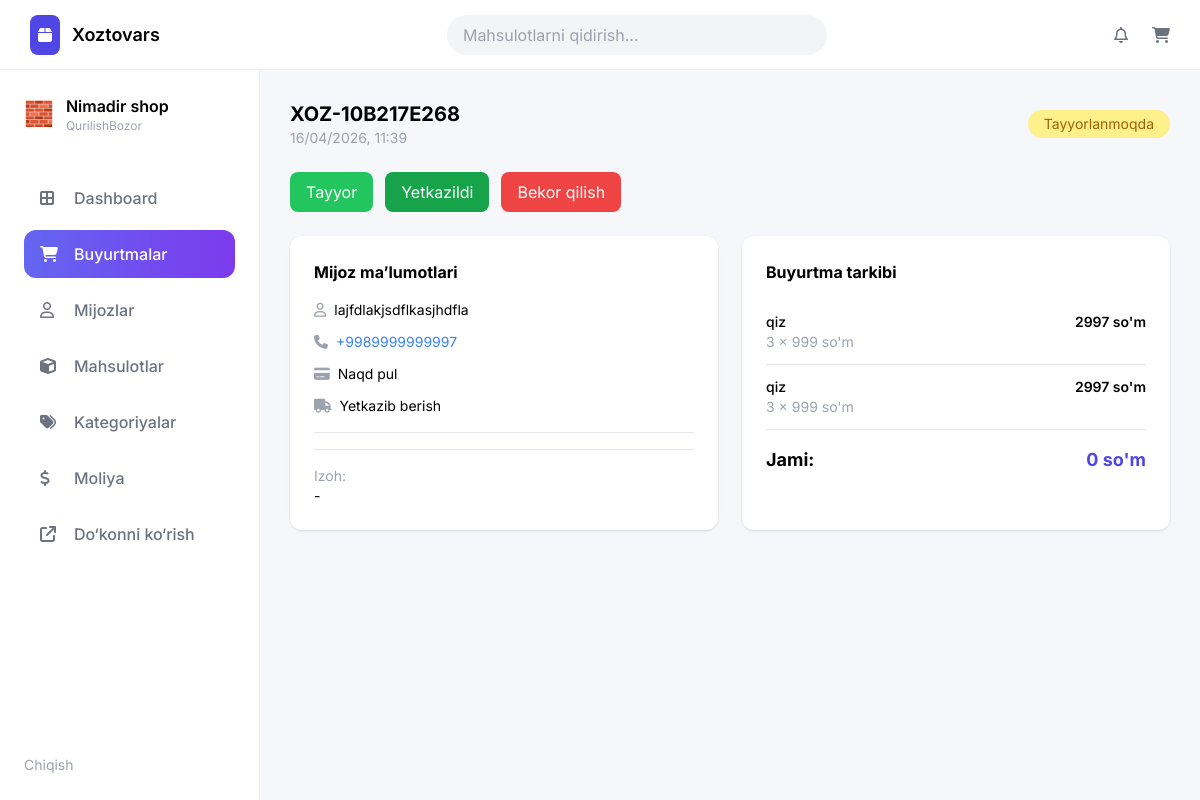
The app's page /orders/1/ with its own data.
### app/models.py (models this page shows, shortened)
class Order(models.Model):
    STATUS_CHOICES = (
        ('pending', 'Tayyorlanmoqda'),
        ('ready', 'Tayyor'),
        ('delivered', 'Yetkazildi'),
        ('cancelled', 'Bekor qilingan'),
    )
    order_code = models.CharField(max_length=50, unique=True, blank=True)
    user = models.ForeignKey(CustomUser, on_delete=models.CASCADE, null=True, blank=True)
    name = models.CharField(max_length=255)
    phone = models.CharField(max_length=20)
    address = models.TextField(blank=True)
    comment = models.TextField(blank=True)
    total_price = models.IntegerField(default=0)
    status = models.CharField(
        max_length=20,
        choices=STATUS_CHOICES,
        default='pending'
    )
    created_at = models.DateTimeField(auto_now_add=True)

class OrderItem(models.Model):
    order = models.ForeignKey(Order, on_delete=models.CASCADE, related_name='items')
    product = models.ForeignKey(Product, on_delete=models.CASCADE)
    quantity = models.IntegerField(default=1)
    total_price = models.IntegerField()
    created_at = models.DateTimeField(auto_now_add=True)

class Product(models.Model):
    TYPE = (
        ('dona', 'Dona'),
        ('kg', 'Kg'),
    )
    name = models.CharField(max_length=100)
    description = models.TextField()
    price = models.IntegerField()
    category = models.ForeignKey(Category, on_delete=models.CASCADE)
    image = models.ImageField(upload_to='products/', blank=True, null=True)
    image_url = models.URLField(blank=True, null=True)
    quantity = models.IntegerField(default=0)
    cost = models.IntegerField(default=0)
    type = models.CharField(max_length=10, choices=TYPE, default='dona')
    created_at = models.DateTimeField(auto_now_add=True)

### app/views.py (the view)
# urls.py: path('orders/<int:order_id>/', order_detail, name='order_detail'),
def order_detail(request, order_id):
    order = get_object_or_404(Order, id=order_id)
    items = order.items.all()  # 🔥 ВОТ ЭТО ОБЯЗАТЕЛЬНО
    return render(request, "order_detail.html", {
        "order": order,
        "items": items
    })

### app/views.py (called while the page is built)
def cart_count(request):
    cart = request.session.get('cart', {})
    return {'cart_count': sum(cart.values())}

### templates/order_detail.html (shortened to what this page needs)
{% extends 'admin_base.html' %}
{% block content %}
<div class="flex items-center justify-between mb-6">
    <div>
        <h1 class="text-xl font-bold">{{ order.order_code }}</h1>
        <p class="text-gray-400 text-sm">
            {{ order.created_at|date:"d/m/Y, H:i" }}
        </p>
    </div>
    {% if order.status == 'pending' %}
        <span class="bg-yellow-200 text-yellow-700 px-4 py-1 rounded-full text-sm">
            Tayyorlanmoqda
        </span>
    {% elif order.status == 'ready' %}
        <span class="bg-green-200 text-green-700 px-4 py-1 rounded-full text-sm">
            Tayyor
        </span>
    {% elif order.status == 'delivered' %}
        <span class="bg-blue-200 text-blue-700 px-4 py-1 rounded-full text-sm">
            Yetkazildi
        </span>
    {% elif order.status == 'cancelled' %}
        <span class="bg-red-200 text-red-700 px-4 py-1 rounded-full text-sm">
            Bekor qilingan
        </span>
    {% endif %}
</div>
<form method="POST" action="{% url 'change_status' order.id %}" class="flex gap-3 mb-6">
    <button name="status" value="ready"
        class="bg-green-500 text-white px-4 py-2 rounded-lg">
        Tayyor
    </button>
    <button name="status" value="delivered"
        class="bg-green-600 text-white px-4 py-2 rounded-lg">
        Yetkazildi
    </button>
    <button name="status" value="cancelled"
        class="bg-red-500 text-white px-4 py-2 rounded-lg">
        Bekor qilish
    </button>
</form>
<div class="grid grid-cols-2 gap-6">
    <div class="bg-white p-6 rounded-xl shadow">
        <h2 class="font-bold mb-4">Mijoz ma’lumotlari</h2>
        <div class="space-y-3 text-sm">
            <div class="flex items-center gap-2">
                <i class="fa-regular fa-user text-gray-400"></i>
                {{ order.name }}
            </div>
            <div class="flex items-center gap-2">
                <i class="fa-solid fa-phone text-gray-400"></i>
                <a href="tel:{{ order.phone }}" class="text-blue-500">
                    {{ order.phone }}
                </a>
            </div>
            <div class="flex items-center gap-2">
                <i class="fa-solid fa-credit-card text-gray-400"></i>
                Naqd pul
            </div>
            <div class="flex items-center gap-2">
                <i class="fa-solid fa-truck text-gray-400"></i>
                Yetkazib berish
            </div>
        </div>
        <hr class="my-4">
        <hr class="my-4">
        <div class="text-sm">
            <p class="text-gray-400">Izoh:</p>
            <p>{{ order.comment|default:"-" }}</p>
        </div>
    </div>
    <div class="bg-white p-6 rounded-xl shadow">
        <h2 class="font-bold mb-4">Buyurtma tarkibi</h2>
        {% if items %}
            {% for item in items %}
            <div class="flex justify-between border-b py-3 text-sm">
                <div>
                    <p class="font-medium">{{ item.product.name }}</p>
                    <p class="text-gray-400">
                        {{ item.quantity }} x {{ item.product.price }} so'm
                    </p>
                </div>
                <p class="font-semibold">
                    {{ item.total_price }} so'm
                </p>
            </div>
            {% endfor %}
        {% else %}
            <p class="text-gray-400">Mahsulot yo‘q</p>
        {% endif %}
        <div class="flex justify-between mt-4 text-lg font-bold">
            <span>Jami:</span>
            <span class="text-indigo-600">
                {{ order.total_price }} so'm
            </span>
        </div>
    </div>
</div>
{% endblock %}

### templates/admin_base.html (style rules this page uses)
body { background: #f5f7fb; font-family: 'Inter', sans-serif; margin: 0; }

### records on screen
Order: order_code "XOZ-10B217E268", created_at "16/04/2026, 11:39", name "lajfdlakjsdflkasjhdfla", phone "+9989999999997", comment "-", total_price "0"
OrderItem: product.name "qiz", quantity "3", product.price "999", total_price "2997"
OrderItem: product.name "qiz", quantity "3", product.price "999", total_price "2997"
